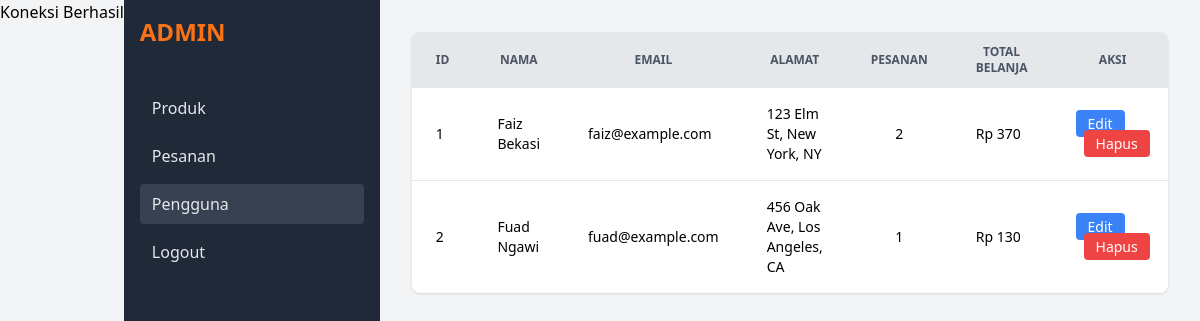
Page /admin/user.php (signed in) on the committed database.
### tables this page shows
CREATE TABLE `users` (
  `user_id` int(11) NOT NULL,
  `full_name` varchar(150) NOT NULL,
  `email` varchar(150) NOT NULL,
  `password_hash` varchar(255) NOT NULL,
  `address` text DEFAULT NULL,
  `created_at` timestamp NOT NULL DEFAULT current_timestamp()
);

### admin/user.php (the view, shortened to what this page needs)
<?php
require_once '../koneksi.php';
$sql = "SELECT * FROM admin_user_list_view";
$result = $conn->query($sql);
?>
<!DOCTYPE html>
<html lang="id">
<head>
    <script src="https://cdn.tailwindcss.com"></script>
</head>
<body class="flex bg-gray-100 min-h-screen">
    <aside class="w-64 bg-gray-800 text-gray-200 flex flex-col p-4 space-y-4">
        <h1 class="text-2xl font-bold text-orange-500 mb-6">ADMIN</h1>
        <nav class="space-y-2">
            <a href="dashboard.php" class="block py-2 px-3 rounded hover:bg-gray-700">Produk</a>
            <a href="pesanan.php"   class="block py-2 px-3 rounded hover:bg-gray-700">Pesanan</a>
            <a href="user.php"      class="block py-2 px-3 rounded bg-gray-700">Pengguna</a>
            <a href="../login.php"                class="block py-2 px-3 rounded hover:bg-gray-700">Logout</a>
        </nav>
    </aside>
    <main class="flex-1 p-8 overflow-auto">
        <div class="bg-white shadow rounded-lg overflow-x-auto">
            <table class="min-w-full text-sm">
                <thead class="bg-gray-200 text-gray-600 uppercase text-xs">
                    <tr>
                        <th class="px-6 py-3">ID</th>
                        <th class="px-6 py-3">Nama</th>
                        <th class="px-6 py-3">Email</th>
                        <th class="px-6 py-3">Alamat</th>
                        <th class="px-6 py-3">Pesanan</th>
                        <th class="px-6 py-3">Total Belanja</th>
                        <th class="px-6 py-3">Aksi</th>
                    </tr>
                </thead>
                <tbody class="divide-y">
                <?php if($result && $result->num_rows): foreach($result as $row): ?>
                    <tr>
                        <td class="px-6 py-4"><?= $row['user_id'] ?></td>
                        <td class="px-6 py-4"><?= htmlspecialchars($row['full_name']) ?></td>
                        <td class="px-6 py-4"><?= htmlspecialchars($row['email']) ?></td>
                        <td class="px-6 py-4"><?= htmlspecialchars($row['address']) ?></td>
                        <td class="px-6 py-4 text-center"><?= $row['order_count'] ?></td>
                        <td class="px-6 py-4">Rp <?= number_format($row['total_spent']??0,0,',','.') ?></td>
                        <td class="px-6 py-4 space-x-2">
                            <a href="user-form.php?id=<?= $row['user_id'] ?>" class="px-3 py-1 bg-blue-500 text-white rounded">Edit</a>
                            <a href="user-delete.php?id=<?= $row['user_id'] ?>" class="px-3 py-1 bg-red-500 text-white rounded" onclick="return confirm('Hapus pengguna ini?')">Hapus</a>
                        </td>
                    </tr>
                <?php endforeach; else: ?>
                    <tr><td colspan="7" class="px-6 py-4 text-center">Belum ada pengguna.</td></tr>
                <?php endif; ?>
                </tbody>
            </table>
        </div>
    </main>
</body>
</html>

### rows in the picture
users: user_id "1", full_name "Faiz Bekasi", email "faiz@example.com", address "123 Elm St, New York, NY", order_count "2", total_spent "370"
users: user_id "2", full_name "Fuad Ngawi", email "fuad@example.com", address "456 Oak Ave, Los Angeles, CA", order_count "1", total_spent "130"
